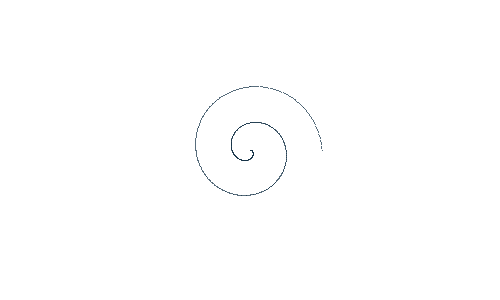
Frame 1 (no input)
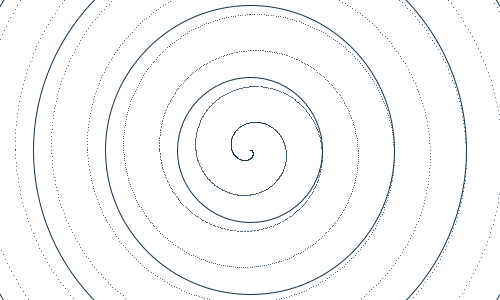
Frame 60 (the mouse pressed at the canvas centre just before this capture)
Frame 120 (the mouse held since frame 60 and released just before this capture): identical to frame 60, image omitted

The Processing sketch that drew these frames (run headless with seeded random() and noise(); from frame 60 on, the mouse is pressed at the canvas centre):

// Processing sketch: Circle
// ── Circle.pde

float radius = 0; 
int centX = 250; 
int centY = 150;

void setup(){
  size(500,300); 
  background(255); 
  strokeWeight(1); 
  smooth();
  stroke(0, 30);
  noFill(); 
}

void draw(){
  ellipse(centX,centY,radius*2,radius*2);
  stroke(20, 50, 70);
  float x, y;
  float lastx = -999;
  float lasty = -999;
  for (float ang = 0; ang <= 720; ang += 1) {
  radius += 0.1;
  float rad = radians(ang);
  x = centX + (radius * cos(rad));
  y = centY + (radius * sin(rad)); 
  point(x,y);
  }
 

}



   
